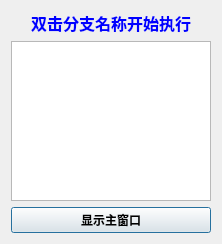
<?xml version="1.0" encoding="UTF-8"?>
<ui version="4.0">
 <class>branch</class>
 <widget class="QDialog" name="branch">
  <property name="geometry">
   <rect>
    <x>0</x>
    <y>0</y>
    <width>222</width>
    <height>244</height>
   </rect>
  </property>
  <property name="font">
   <font>
    <family>微软雅黑</family>
   </font>
  </property>
  <property name="windowTitle">
   <string>分支执行</string>
  </property>
  <layout class="QVBoxLayout" name="verticalLayout" stretch="1,9,0">
   <item>
    <widget class="QLabel" name="label">
     <property name="palette">
      <palette>
       <active>
        <colorrole role="WindowText">
         <brush brushstyle="SolidPattern">
          <color alpha="255">
           <red>0</red>
           <green>0</green>
           <blue>255</blue>
          </color>
         </brush>
        </colorrole>
        <colorrole role="Text">
         <brush brushstyle="SolidPattern">
          <color alpha="255">
           <red>0</red>
           <green>0</green>
           <blue>255</blue>
          </color>
         </brush>
        </colorrole>
        <colorrole role="PlaceholderText">
         <brush brushstyle="SolidPattern">
          <color alpha="128">
           <red>0</red>
           <green>0</green>
           <blue>255</blue>
          </color>
         </brush>
        </colorrole>
       </active>
       <inactive>
        <colorrole role="WindowText">
         <brush brushstyle="SolidPattern">
          <color alpha="255">
           <red>0</red>
           <green>0</green>
           <blue>255</blue>
          </color>
         </brush>
        </colorrole>
        <colorrole role="Text">
         <brush brushstyle="SolidPattern">
          <color alpha="255">
           <red>0</red>
           <green>0</green>
           <blue>255</blue>
          </color>
         </brush>
        </colorrole>
        <colorrole role="PlaceholderText">
         <brush brushstyle="SolidPattern">
          <color alpha="128">
           <red>0</red>
           <green>0</green>
           <blue>255</blue>
          </color>
         </brush>
        </colorrole>
       </inactive>
       <disabled>
        <colorrole role="WindowText">
         <brush brushstyle="SolidPattern">
          <color alpha="255">
           <red>120</red>
           <green>120</green>
           <blue>120</blue>
          </color>
         </brush>
        </colorrole>
        <colorrole role="Text">
         <brush brushstyle="SolidPattern">
          <color alpha="255">
           <red>120</red>
           <green>120</green>
           <blue>120</blue>
          </color>
         </brush>
        </colorrole>
        <colorrole role="PlaceholderText">
         <brush brushstyle="SolidPattern">
          <color alpha="128">
           <red>0</red>
           <green>0</green>
           <blue>0</blue>
          </color>
         </brush>
        </colorrole>
       </disabled>
      </palette>
     </property>
     <property name="font">
      <font>
       <family>微软雅黑</family>
       <pointsize>12</pointsize>
       <weight>75</weight>
       <bold>true</bold>
      </font>
     </property>
     <property name="text">
      <string>双击分支名称开始执行</string>
     </property>
     <property name="alignment">
      <set>Qt::AlignCenter</set>
     </property>
    </widget>
   </item>
   <item alignment="Qt::AlignHCenter|Qt::AlignVCenter">
    <widget class="QListView" name="listView">
     <property name="minimumSize">
      <size>
       <width>0</width>
       <height>100</height>
      </size>
     </property>
     <property name="palette">
      <palette>
       <active>
        <colorrole role="Text">
         <brush brushstyle="SolidPattern">
          <color alpha="255">
           <red>0</red>
           <green>0</green>
           <blue>255</blue>
          </color>
         </brush>
        </colorrole>
        <colorrole role="PlaceholderText">
         <brush brushstyle="SolidPattern">
          <color alpha="128">
           <red>0</red>
           <green>0</green>
           <blue>255</blue>
          </color>
         </brush>
        </colorrole>
       </active>
       <inactive>
        <colorrole role="Text">
         <brush brushstyle="SolidPattern">
          <color alpha="255">
           <red>0</red>
           <green>0</green>
           <blue>255</blue>
          </color>
         </brush>
        </colorrole>
        <colorrole role="PlaceholderText">
         <brush brushstyle="SolidPattern">
          <color alpha="128">
           <red>0</red>
           <green>0</green>
           <blue>255</blue>
          </color>
         </brush>
        </colorrole>
       </inactive>
       <disabled>
        <colorrole role="Text">
         <brush brushstyle="SolidPattern">
          <color alpha="255">
           <red>120</red>
           <green>120</green>
           <blue>120</blue>
          </color>
         </brush>
        </colorrole>
        <colorrole role="PlaceholderText">
         <brush brushstyle="SolidPattern">
          <color alpha="128">
           <red>0</red>
           <green>0</green>
           <blue>0</blue>
          </color>
         </brush>
        </colorrole>
       </disabled>
      </palette>
     </property>
     <property name="font">
      <font>
       <family>微软雅黑</family>
       <pointsize>11</pointsize>
      </font>
     </property>
     <property name="editTriggers">
      <set>QAbstractItemView::NoEditTriggers</set>
     </property>
     <property name="selectionBehavior">
      <enum>QAbstractItemView::SelectRows</enum>
     </property>
     <property name="flow">
      <enum>QListView::TopToBottom</enum>
     </property>
     <property name="viewMode">
      <enum>QListView::ListMode</enum>
     </property>
     <property name="selectionRectVisible">
      <bool>true</bool>
     </property>
    </widget>
   </item>
   <item>
    <widget class="QPushButton" name="pushButton">
     <property name="font">
      <font>
       <family>微软雅黑</family>
       <weight>75</weight>
       <bold>true</bold>
      </font>
     </property>
     <property name="text">
      <string>显示主窗口</string>
     </property>
    </widget>
   </item>
  </layout>
 </widget>
 <resources/>
 <connections/>
</ui>
